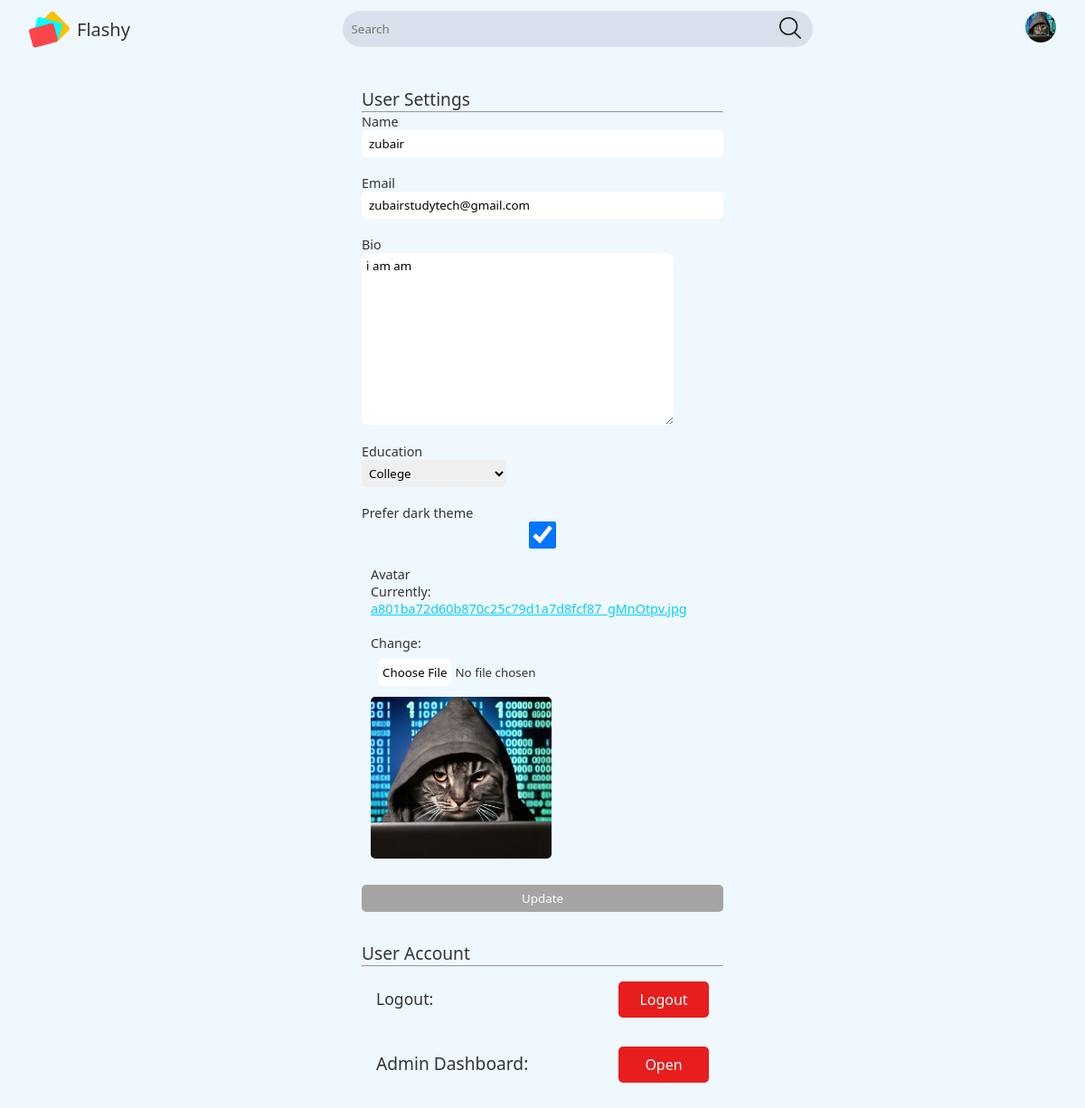
Before: /settings (signed in) with the older database file.
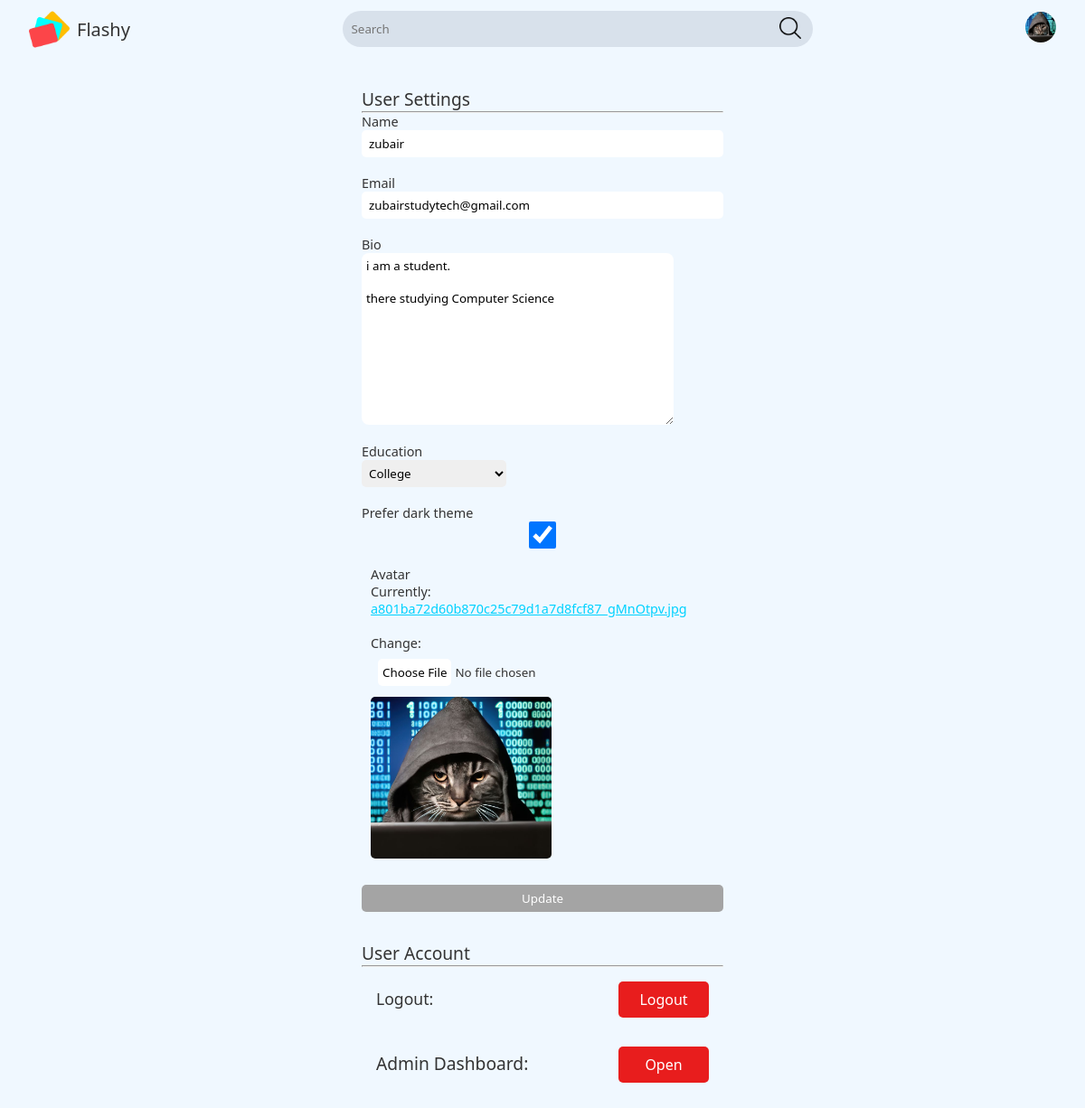
After: the same page with the newer database file.
### flashcard/models.py (models this page shows)
class User(AbstractUser):
  name = models.CharField(max_length=200, null=True, blank=False, unique=True)
  username = models.CharField(max_length=100, unique=True)
  email = models.EmailField(unique=True, blank=False)
  bio = models.TextField(null=True, blank=True)
  score = models.IntegerField(null=False, default=0, blank=False)
  education_choices = [
    ("MSC", "Middle_School"),
    ("HSC", "High_School"),
    ("Col", "College"),
    ("GSC", "Graduate_School")
  ]
  education = models.CharField(max_length=3, choices=education_choices, default="other")
  avatar = models.ImageField(null=True, default=get_default_avatar)
  prefer_dark_theme = models.BooleanField(default=False, help_text="Do you prefer dark theme?")
  is_active = models.BooleanField(default=True, help_text="If the person is active, it is True")
  date_joined = models.DateTimeField(auto_now_add=True)
  USERNAME_FIELD = 'email'
  REQUIRED_FIELDS = []

### flashcard/views.py (the view)
# urls.py: path('settings', views.settings, name='settings'),
@login_required(login_url='login')
def settings(request):
	user = request.user
	form = UserForm(instance=user)
	if request.method == 'POST':
		form = UserForm(request.POST, request.FILES, instance=user)
		if form.is_valid():
			form.save()
			return redirect('settings')
	return render(request, 'flashcards/conf/settings.html', {'form': form})

### flashcard/forms.py
class UserForm(ModelForm):
	class Meta:
		model = User
		fields = ['name', 'email', 'bio', 'education', 'prefer_dark_theme', 'avatar']
		exclude = ['score', 'is_staff', 'is_superuser', 'is_active']

### flashcard/templates/flashcards/conf/settings.html (shortened to what this page needs)
{% extends 'main.html' %}
{% load static %}
{% block css_file %} <link rel="stylesheet" href="{% static 'styles/settings.css' %}"> {% endblock css_file %}
{% block content %}
    <div class="settings-page">
        <div class="user-settings">
            <div class="header">
                <p>User Settings</p>
            <hr>
            </div>
            <div class="user-settings-body">
                <form action="" method="post" enctype="multipart/form-data">
                    {% for field in form %}
                        <div class="form-group">
                            <label>{{ field.label }}</label>
                            {% if field.field.widget.input_type != 'file' %}
                                {{ field }}
                            {% else %}
                                {{ field }}
                                <img src="{{ field.value.url }}" alt="Current Image" class="current-image">
                            {% endif %}
                        </div>
                    {% endfor %}
                    <div class="form-action">
                        <button class="btn btn--main update-button" type="submit">Update</button>
                    </div>
                </form>
            </div>
        </div>
        <div class="misc">
            <div class="header">
                <p>User Account</p>
                <hr>
            </div>
            <div class="user-account-body">
                <div class="logout">
                    <p class="logout-paragraph">Logout:  </p>
                    <a href="{% url 'logout' %}"><button>Logout</button></a>
                </div>
                {% if not request.user.is_superuser %}
                <div class="delete">
                    <p class="delete-paragraph">Delete Account:</p>
                    <a href="{% url 'delete_account' %}"><button>Delete</button></a>
                </div>
                {% else %}
                    <div class="admin">
                        <p class="admin-paragraph">Admin Dashboard:</p>
                        <a href="/admin"><button>Open</button></a>
                    </div>
                {% endif %}
                <div class="message-container">
                </div>
            </div>
        </div>
    </div>
{% endblock content %}

### templates/navbar.html (shortened to what this page needs)
{% load static %}
<nav>
  <div id="start" class="logo">
    <a href="{% url 'home' %}">
      <img src="{% static 'images/related/logo.png' %}" class="logo-image">
        <p>Flashy</p>
    </a>
  </div>
  <div id="center" class="search">
    <form class="header_search" method="get" action="{% url 'search' %}">
      <input name="q" placeholder="Search" class="input">
      <button class="search-logo"><img src="{% static 'images/related/search_dark.png' %}" class="search-logo-image" width="24px" height="24px"></button>
    </form>
     </div>
  <div id="end" class="user">
      {% if request.user.is_authenticated %}
        <div class="avatar">
          <a href="{% url 'settings' %}">
            {% if request.user.avatar == "/static/image/avatar/avatar.png"%}
              <img src="{{ request.user.avatar }}" class="avatar-image">
            {% else %}
              <img src="{{ request.user.avatar.url }}" class="avatar-image">
            {% endif %}
          </a>
        </div>
      {% else %}
        <div class="login-button">
            <a href="{% url 'login' %}">
                <button>Login</button>
            </a>
        </div>
      {% endif %}
  </div>
</nav>

Changed rows visible on the page:
changed User "zubair": bio "i am am" → "i am a student. there studying Computer Science"
